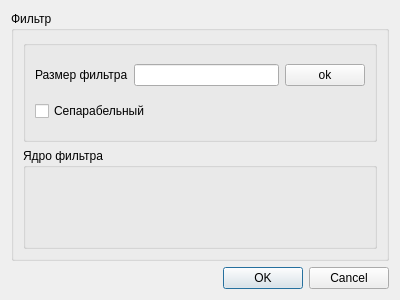
<?xml version="1.0" encoding="UTF-8"?>
<ui version="4.0">
 <class>FilterDialog</class>
 <widget class="QDialog" name="FilterDialog">
  <property name="geometry">
   <rect>
    <x>0</x>
    <y>0</y>
    <width>400</width>
    <height>300</height>
   </rect>
  </property>
  <property name="windowTitle">
   <string>Dialog</string>
  </property>
  <layout class="QVBoxLayout" name="verticalLayout">
   <item>
    <widget class="QGroupBox" name="groupBox">
     <property name="title">
      <string>Фильтр</string>
     </property>
     <layout class="QVBoxLayout" name="verticalLayout_2">
      <item>
       <widget class="QGroupBox" name="">
        <layout class="QVBoxLayout" name="verticalLayout_3">
         <item>
          <layout class="QHBoxLayout" name="horizontalLayout">
           <item>
            <widget class="QLabel" name="label">
             <property name="sizePolicy">
              <sizepolicy hsizetype="Preferred" vsizetype="Maximum">
               <horstretch>0</horstretch>
               <verstretch>0</verstretch>
              </sizepolicy>
             </property>
             <property name="text">
              <string>Размер фильтра</string>
             </property>
            </widget>
           </item>
           <item>
            <widget class="QLineEdit" name="lineEdit">
             <property name="sizePolicy">
              <sizepolicy hsizetype="Expanding" vsizetype="Maximum">
               <horstretch>0</horstretch>
               <verstretch>0</verstretch>
              </sizepolicy>
             </property>
            </widget>
           </item>
           <item>
            <widget class="QPushButton" name="pushButton">
             <property name="sizePolicy">
              <sizepolicy hsizetype="Minimum" vsizetype="Maximum">
               <horstretch>0</horstretch>
               <verstretch>0</verstretch>
              </sizepolicy>
             </property>
             <property name="text">
              <string>ok</string>
             </property>
            </widget>
           </item>
          </layout>
         </item>
         <item>
          <widget class="QCheckBox" name="checkBox">
           <property name="text">
            <string>Сепарабельный</string>
           </property>
          </widget>
         </item>
        </layout>
       </widget>
      </item>
      <item>
       <widget class="QGroupBox" name="groupBox_2">
        <property name="layoutDirection">
         <enum>Qt::LeftToRight</enum>
        </property>
        <property name="title">
         <string>Ядро фильтра</string>
        </property>
        <layout class="QGridLayout" name="gridLayout"/>
       </widget>
      </item>
     </layout>
    </widget>
   </item>
   <item>
    <widget class="QDialogButtonBox" name="buttonBox">
     <property name="orientation">
      <enum>Qt::Horizontal</enum>
     </property>
     <property name="standardButtons">
      <set>QDialogButtonBox::Cancel|QDialogButtonBox::Ok</set>
     </property>
    </widget>
   </item>
  </layout>
 </widget>
 <resources/>
 <connections>
  <connection>
   <sender>buttonBox</sender>
   <signal>accepted()</signal>
   <receiver>FilterDialog</receiver>
   <slot>accept()</slot>
   <hints>
    <hint type="sourcelabel">
     <x>248</x>
     <y>254</y>
    </hint>
    <hint type="destinationlabel">
     <x>157</x>
     <y>274</y>
    </hint>
   </hints>
  </connection>
  <connection>
   <sender>buttonBox</sender>
   <signal>rejected()</signal>
   <receiver>FilterDialog</receiver>
   <slot>reject()</slot>
   <hints>
    <hint type="sourcelabel">
     <x>316</x>
     <y>260</y>
    </hint>
    <hint type="destinationlabel">
     <x>286</x>
     <y>274</y>
    </hint>
   </hints>
  </connection>
 </connections>
</ui>
